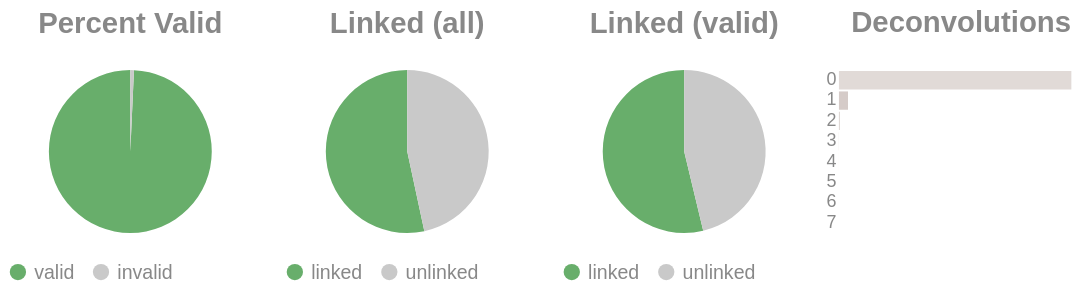

Notebook cell for this chart:
### Code cell
if SKIPLR:
    pass
else:
    clash = Counter()
    for i in valids['molecule'].to_list():
        _mol = i.split("-")
        if len(_mol) == 1:
            clash.update('0')
        else:
            clash.update(_mol[-1])

    _d = {"deconvolutions": [], 'count': []}
    for k,v in clash.items():
        _d['deconvolutions'].append(k)
        _d['count'].append(v)

    tot_valid = valids['reads'].sum()
    mask = valids['reads'] >= 2
    n_linked_reads = valids.filter(mask)['reads'].sum()
    if n_linked_reads == 0:
        print_html("No linked molecules (>=2 reads) were detected; skipping linked-only distributions.")
        SKIPLR = True
    else:
        perc_valid = round(tot_valid / n_reads, 4)
        linked_perc_abs = round(n_linked_reads / n_reads, 4)
        linked_perc = round(n_linked_reads / tot_valid, 4)

    _valid = pl.DataFrame({"valids": ['valid', 'invalid'], "count": [tot_valid, n_reads - tot_valid]})
    _linked_abs = pl.DataFrame({"linked (absolute)": ['linked', 'unlinked'], "count": [n_linked_reads, n_reads - n_linked_reads]})
    _linked_rel = pl.DataFrame({"linked (valids)": ['linked', 'unlinked'], "count": [n_linked_reads, tot_valid - n_linked_reads]})

    (
        alt.hconcat(
            piechart(_valid, goodval = 'valid', title = "Percent Valid"),
            piechart(_linked_abs, goodval = "linked", title =  "Linked (all)"),
            piechart(_linked_rel, goodval = "linked", title =  "Linked (valid)"),
            convolutionbar(pl.DataFrame(_d), title = "Deconvolutions"),
            center = True,
            bounds = 'flush'
        )
        .resolve_scale(color='independent')
        .resolve_legend('independent')
        .properties(usermeta={'embedOptions': {"actions": False}})
    ).display()

### Figure 1 — Vega-Lite specification as saved in the notebook (floating-point values rounded to 4 significant figures)
{"width": "container", "height": 400, "config": {"title": {"anchor": "start", "dy": -15, "fontSize": 18, "color": "#888888", "subtitleColor": "#888888", "subtitleFontSize": 14}, "arc": {"fill": "#0072B2"}, "axis": {"domainColor": "#888888", "domainWidth": 0.5, "gridWidth": 0.2, "grid": false, "titleFontWeight": 400, "titleFontSize": 15, "labelFontSize": 11, "labelColor": "#888888", "tickColor": "#888888", "tickWidth": 0.2, "titleColor": "#888888"}, "axisBand": {"grid": false}, "axisX": {"grid": true, "tickSize": 10, "domainCap": "round"}, "axisY": {"domain": false, "grid": true, "tickSize": 0, "domainCap": "round"}, "background": "transparent", "header": {"labelFontSize": 15, "labelColor": "#888888", "titleFontSize": 15, "titleFontWeight": 600, "titleColor": "#888888"}, "legend": {"labelFont": "sans-serif", "labelFontSize": 12, "labelColor": "#888888", "symbolSize": 100, "symbolType": "circle", "titleFontSize": 12, "titlePadding": 10, "titleColor": "#888888", "title": null}, "range": {"category": ["#E69F00", "#56B4E9", "#009E73", "#F0E442", "#0072B2", "#D55E00", "#CC79A7", "#000000"], "diverging": ["#cfe8f3", "#a2d4ec", "#73bfe2", "#46abdb", "#1696d2", "#12719e"]}, "area": {"fill": "#0072B2", "fillOpacity": 0.7, "line": true, "strokeOpacity": 0.7}, "line": {"color": "#0072B2", "stroke": "#0072B2", "strokeWidth": 2}, "trail": {"color": "#0072B2", "stroke": "#0072B2", "strokeWidth": 0, "size": 1}, "point": {"filled": true, "fillOpacity": 1.0, "size": 95}, "text": {"color": "#888888", "fontSize": 11, "align": "right", "fontWeight": 400, "size": 11}, "bar": {"fill": "#0072B2", "stroke": null}, "view": {"stroke": null, "continuousWidth": 660, "continuousHeight": 400}}, "hconcat": [{"data": {"name": "data-92834dddd6fcd21df84d036e6052ead1"}, "mark": {"type": "arc"}, "encoding": {"color": {"field": "valids", "legend": {"orient": "bottom", "title": null}, "scale": {"domain": ["valid", "invalid"], "range": ["#68ae6b", "#C9C9C9"]}, "title": "Valids", "type": "nominal"}, "theta": {"field": "count", "type": "quantitative"}, "tooltip": [{"field": "valids", "title": "Valids", "type": "ordinal"}, {"field": "percent", "format": ".2%", "title": "Percent", "type": "quantitative"}, {"field": "count", "title": "Count", "type": "quantitative"}]}, "height": 100, "title": {"text": "Percent Valid", "align": "center", "anchor": "middle"}, "transform": [{"calculate": "datum.count / 9316900", "as": "percent"}], "width": 150}, {"data": {"name": "data-92a8ddd33103613159ad97cc8bc3cde7"}, "mark": {"type": "arc"}, "encoding": {"color": {"field": "linked (absolute)", "legend": {"orient": "bottom", "title": null}, "scale": {"domain": ["linked", "unlinked"], "range": ["#68ae6b", "#C9C9C9"]}, "title": "Linked (Absolute)", "type": "nominal"}, "theta": {"field": "count", "type": "quantitative"}, "tooltip": [{"field": "linked (absolute)", "title": "Linked (Absolute)", "type": "ordinal"}, {"field": "percent", "format": ".2%", "title": "Percent", "type": "quantitative"}, {"field": "count", "title": "Count", "type": "quantitative"}]}, "height": 100, "title": {"text": "Linked (all)", "align": "center", "anchor": "middle"}, "transform": [{"calculate": "datum.count / 9316900", "as": "percent"}], "width": 150}, {"data": {"name": "data-3c391911ed5c1230554365a16f8345c9"}, "mark": {"type": "arc"}, "encoding": {"color": {"field": "linked (valids)", "legend": {"orient": "bottom", "title": null}, "scale": {"domain": ["linked", "unlinked"], "range": ["#68ae6b", "#C9C9C9"]}, "title": "Linked (Valids)", "type": "nominal"}, "theta": {"field": "count", "type": "quantitative"}, "tooltip": [{"field": "linked (valids)", "title": "Linked (Valids)", "type": "ordinal"}, {"field": "percent", "format": ".2%", "title": "Percent", "type": "quantitative"}, {"field": "count", "title": "Count", "type": "quantitative"}]}, "height": 100, "title": {"text": "Linked (valid)", "align": "center", "anchor": "middle"}, "transform": [{"calculate": "datum.count / 9250403", "as": "percent"}], "width": 150}, {"data": {"name": "data-25fb3220b47f46b7dd14a6169c7dfa07"}, "mark": {"type": "bar"}, "encoding": {"color": {"field": "deconvolutions", "legend": null, "scale": {"scheme": "lightgreyred"}, "type": "nominal"}, "tooltip": [{"field": "deconvolutions", "title": "Deconvolutions", "type": "ordinal"}, {"field": "percent", "format": ".2%", "title": "Percent", "type": "quantitative"}, {"field": "count", "title": "Count", "type": "quantitative"}], "x": {"axis": null, "field": "count", "type": "quantitative"}, "y": {"field": "deconvolutions", "sort": "ascending", "title": null, "type": "nominal"}}, "height": 100, "title": {"text": "Deconvolutions", "align": "center", "anchor": "middle"}, "transform": [{"calculate": "datum.count / 5947369", "as": "percent"}], "width": 150}], "bounds": "flush", "center": true, "resolve": {"legend": {"angle": "independent"}, "scale": {"color": "independent"}}, "usermeta": {"embedOptions": {"actions": false}}, "$schema": "https://vega.github.io/schema/vega-lite/v6.1.0.json", "datasets": {"data-92834dddd6fcd21df84d036e6052ead1": [{"valids": "valid", "count": 9250403}, {"valids": "invalid", "count": 66497}], "data-92a8ddd33103613159ad97cc8bc3cde7": [{"linked (absolute)": "linked", "count": 4972488}, {"linked (absolute)": "unlinked", "count": 4344412}], "data-3c391911ed5c1230554365a16f8345c9": [{"linked (valids)": "linked", "count": 4972488}, {"linked (valids)": "unlinked", "count": 4277915}], "data-25fb3220b47f46b7dd14a6169c7dfa07": [{"deconvolutions": "0", "count": 5707167}, {"deconvolutions": "1", "count": 222248}, {"deconvolutions": "2", "count": 15890}, {"deconvolutions": "3", "count": 1695}, {"deconvolutions": "4", "count": 285}, {"deconvolutions": "5", "count": 56}, {"deconvolutions": "6", "count": 21}, {"deconvolutions": "7", "count": 7}]}}
